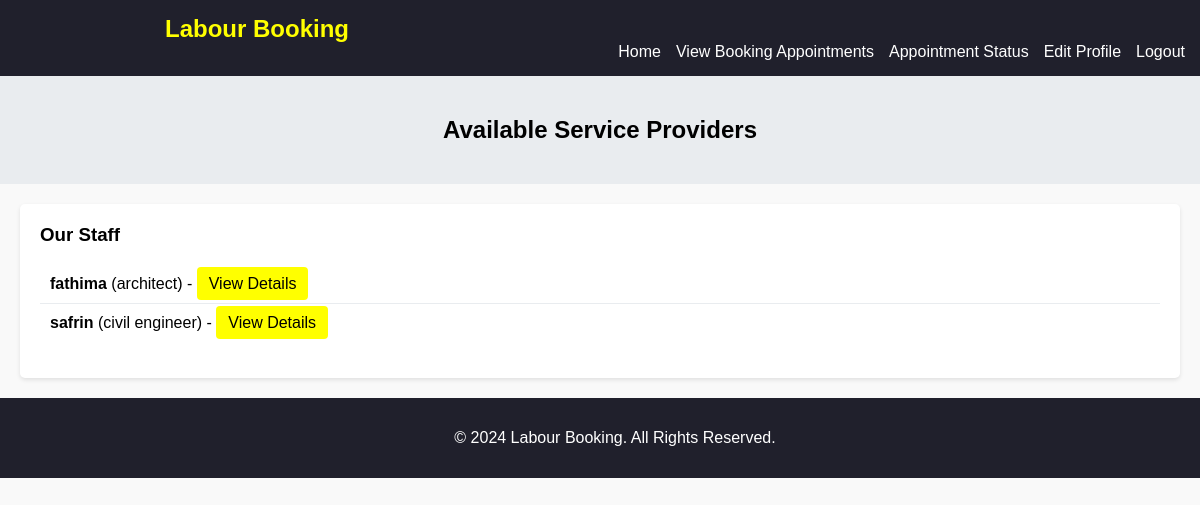
Page /view_service_providers.php on the committed database.
### tables this page shows
CREATE TABLE `staff` (
  `id` int(20) NOT NULL,
  `Name` varchar(20) NOT NULL,
  `phoneno` varchar(10) NOT NULL,
  `emailid` varchar(20) NOT NULL,
  `username` varchar(20) NOT NULL,
  `password` varchar(20) NOT NULL,
  `category` varchar(20) NOT NULL,
  `status` varchar(20) DEFAULT 'active'
);

### view_service_providers.php (the view, shortened to what this page needs)
<?php
$conn = mysqli_connect("localhost", "root", "", "labour_booking");
$sql = "SELECT * FROM staff";
$result = mysqli_query($conn, $sql);
?>
<!DOCTYPE html>
<html lang="en">
<head>
    <link rel="stylesheet" href="view_service_provider.css">
</head>
<body>
    <nav>
        <div class="sappy">
            <h1>Labour Booking</h1>
            <div class="hi">
                <a href="userhome.php" class="hello">Home</a>
                <a href="view_bookings.php" class="hello">View Booking Appointments</a>
                <a href="appointment_status.php" class="hello">Appointment Status</a>
                <a href="userprofile.php" class="hello">Edit Profile</a>
                <a href="logout.php" class="hello">Logout</a>
            </div>
        </div>
    </nav>
    <header class="header">
        <h2>Available Service Providers</h2>
    </header>
    <main class="main-content">
        <section class="staff-list">
            <h3>Our Staff</h3>
            <ul>
                <?php
                while ($staff = mysqli_fetch_assoc($result)) {
                    echo "<li>";
                    echo "<strong>" . htmlspecialchars($staff['Name']) . "</strong> (" . htmlspecialchars($staff['category']) . ")";
                    echo " - <a href='staff_details.php?id=" . $staff['id'] . "' class='details-button'>View Details</a>";
                    echo "</li>";
                }
                ?>
            </ul>
        </section>
    </main>
    <footer>
        <p>&copy; 2024 Labour Booking. All Rights Reserved.</p>
    </footer>
</body>
</html>

### view_service_provider.css (style rules this page uses)
body { font-family: Arial, sans-serif; margin: 0; padding: 0; background-color: #f9f9f9; }
nav { background-color: rgb(32, 32, 44); padding: 15px; }
.sappy h1 { color: yellow; margin:0; padding: 0 150px; }
.hi { display: flex; justify-content: flex-end; }
.hello { color: white; text-decoration: none; margin-left: 15px; }
.header { background-color: #e9ecef; padding: 20px; text-align: center; }
.main-content { padding: 20px; }
.staff-list { background-color: #ffffff; border-radius: 5px; box-shadow: 0 2px 4px rgba(0, 0, 0, 0.1); padding: 20px; }
.staff-list h3 { margin-top: 0; }
.staff-list ul { list-style: none; padding: 0; }
.staff-list li { padding: 10px; border-bottom: 1px solid #e9ecef; }
.staff-list li:last-child { border-bottom: none; }
.details-button { background-color: yellow; color: black; text-decoration: none; padding: 8px 12px; border-radius: 4px; }
footer { text-align: center; padding: 15px; background-color: rgb(32, 32, 44); color: white; position: relative; bottom: 0; width: 100%; }

### rows in the picture
staff: Name "fathima", category "architect"
staff: Name "safrin", category "civil engineer"
